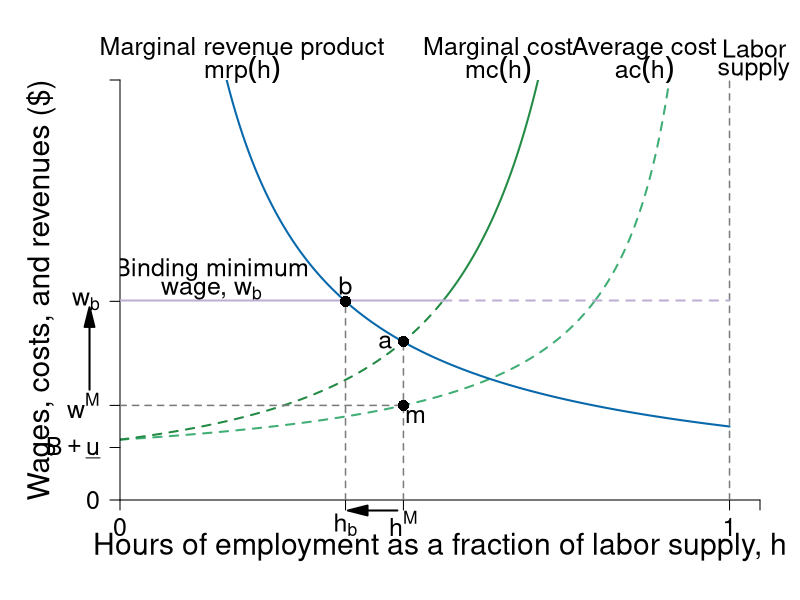

This figure's R source:
require(shape)
require(plotrix)
pdf(file = "employment/monopsony_minwage_binding.pdf", width = 9, height = 7)

#Set parameters for graphics
axislabelsize <- 1.8
labelsize <- 1.5
namesize <- 1.8
annotatesize <- 1.5
graphlinewidth <- 2
segmentlinewidth <- 1.5

COL <- c("#7fc97f", "#beaed4", "#fdc086", "#ffff99", "#386cb0", "#f0027f", "#bf5b17", "#666666")
COLA <- c("#e0f3db", "#99d8c9","#66c2a4","#41ae76", "#238b45", "#005824")
COLB <- c("#c6dbef", "#4eb3d3", "#2b8cbe", "#0868ac","#084081")
COLC <- c("#fcfbfd", "#efedf5", "#dadaeb", "#bcbddc", "#9e9ac8", "#807dba", "#6a51a3", "#54278f", "#3f007d")
grays <- gray.colors(25, start = 1, end = 0)


WageFn <- function(h, ubar = 3, B = 2, t = 0.8) {
  B + ubar + (ubar - ubar*t +  ubar*t*h )/(t*(1 - h))
}

Mch <- function(h, ubar = 3, B = 2, t = 0.8) {
  B + ubar + (ubar - ubar*t +  ubar*t*h )/(t*(1 - h))+ (ubar*h)/(t*(1-h)^2)
}


MRP <- function(h, constant = 7, slope = 1){
  constant/(slope*h)
}

# mrp2 <- function(h, constant = 4, power = 2){
#   constant/(h^power)
# }

costRevSol <- function(h, constant = 7, ubar = 3, B = 2, t = 0.8){
  B + ubar + (ubar - ubar*t +  ubar*t*h )/(t*(1 - h)) + (ubar*h)/(t*(1-h)^2) - constant/h
}

#uniroot(costRevSol(x, constant = 7, ubar = 3, B = 2, t = 0.8), lower = 0.01, upper = 1)

par(mar =  c(5, 6, 4, 2))

xlims <- c(0, 1.05)
ylims <- c(0, 40)

plot(0, 0, xlim = xlims, ylim = ylims, type = "n",
     xlab = "",
     ylab = "",
     xaxt = "n", 
     yaxt = "n",
     cex.lab = axislabelsize, 
     bty = "n", 
     xaxs="i", 
     yaxs="i")

npts <- 500 
npts2 <- 501

#Guesses at intersections
LPoints <- c(0.465, 0.56) 
BPoints <- c(0.37, 0.53, 0.78)

#Specify the sequences of points for graphing. 
xx1 <- seq(xlims[1], BPoints[2], length.out = npts)
xx2 <- seq(BPoints[2], 1, length.out = npts)
xx3 <- seq(xlims[1], BPoints[3], length.out = npts)
xx4 <- seq(BPoints[3], 1, length.out = npts)
xx5 <- seq(xlims[1], 1, length.out = npts)


#Draw the lines for the graphs
lines(xx3, WageFn(xx3), col = COLA[4], lwd = graphlinewidth, lty = 2)
lines(xx4, WageFn(xx4), col = COLA[4], lwd = graphlinewidth, lty = 2)
lines(xx1, Mch(xx1), col = COLA[5], lwd = graphlinewidth, lty = 2)
lines(xx2, Mch(xx2), col = COLA[5], lwd = graphlinewidth, lty = 1)
lines(xx5, MRP(xx5), col = COLB[4], lwd = graphlinewidth)
#lines(xx1, mrp2(xx1), col = COLB[4], lwd = graphlinewidth)

#lines(xx2, solowCondition(xx2, delta = 5), col = COL[3], lwd = 4)
#lines(xx2, solowInfeas(xx2, delta = 5), col = COL[1], lwd = 4, lty = 2)




#Customize ticks and labels for the plot
ticksy <- c(0, 5, MRP(BPoints[1]), WageFn(LPoints[1]), 40)
ylabels <- c(0, expression(paste(B+underline(u))), expression(paste(w[b])), expression(paste(w^M)), NA)
ticksx <- c(0, BPoints[1], LPoints[1], 1, xlims[2])
xlabels <- c(0, expression(paste(h[b])), expression(paste(h^M)),  1.0, NA)
axis(1, at = ticksx, pos = 0, labels = xlabels, cex.axis = labelsize)
axis(2, at = ticksy, pos = 0, labels = ylabels, las = 1,cex.axis = labelsize)

#Axis labels 
text(0.5*xlims[2], -4.5,  expression(paste("Hours of employment as a fraction of labor supply, ", h)), xpd = TRUE, cex = axislabelsize) 
text(-0.13, 0.5*ylims[2], expression(paste("Wages, costs, and revenues ($)")), xpd = TRUE, cex = axislabelsize, srt = 90) 


#Annotation of the  graphs
text(0.86, 43, expression(paste("Average cost")), cex = labelsize, xpd = TRUE)
text(0.86, 41, expression(paste(ac(h))), cex = labelsize, xpd = TRUE)

text(0.62, 43, expression(paste("Marginal cost")), cex = labelsize, xpd = TRUE)
text(0.62, 41, expression(paste(mc(h))), cex = labelsize, xpd = TRUE)

text(0.2, 43, expression(paste("Marginal revenue product")), cex = labelsize, xpd = TRUE)
text(0.2, 41, expression(paste(mrp(h))), cex = labelsize, xpd = TRUE)



#Labor supply
segments(1, 0, 1, 42, lty = 2, lwd = segmentlinewidth, col = grays[20])
text(1.04, 43, expression(paste("Labor")), cex = labelsize, xpd = TRUE)
text(1.04, 41, expression(paste("supply")), cex = labelsize, xpd = TRUE)

#Line for the absolute maximum quality
#segments(1, 0, 1, 42, lty = 2, lwd = 3, col = "darkgray")
#segments(0.75, 0, 0.75, 20, lty = 2, lwd = 2, col = "darkgray")

#Arrow to Slope of BRF
#Arrows(0.5, 13, 0.58, 13, col = "black", lty = 1, lwd = 2, arr.type = "triangle")
#text(0.35, 13, expression(paste("Slope = " - u[q], " = ", frac(delta, (1 - q)^2))))


#Arrows(0.8, 15, 0.8, 19, col = "black", lty = 1, lwd = 2, arr.type = "triangle")
#Arrows(0.8, 15, 0.8, 6, col = "black", lty = 1, lwd = 2, arr.type = "triangle")
#text(0.92, 12.5, expression(paste("Employment Rent")))

#Text to indicate delta = 5
#text(0.2, 38, expression(paste("Wage Function")))
#text(0.2, 36, expression(paste("set to ", delta, " = 5")))


#Zero profit condition 
#segments(0, 20, 0.75, 20, lty = 1, lwd = 2, col = "darkgray")
#segments(0.75, 20, 1.2, 20, lty = 2, lwd = 2, col = "darkgray")

#Unemployment benefits & a
#segments(0, 5, 1.2, 5, lty = 2, lwd = 2, col = grays[20])
#segments(0, 2.5, 1.2, 2.5, lty = 2, lwd = 2, col = grays[20])

#Zero profit condition
#text(1.02, 21, expression(paste("Zero profit condition, ", w == w[0])))
#text(0.95, 6, expression(paste(B + underline(u)[t], " (opportunity cost of work)")),cex = labelsize,xpd =TRUE)
#text(0.95, 3.5, expression(paste(B, " (unemployment benefits)")),cex = labelsize, xpd =TRUE)
#text(1.08, 36, expression(paste("level of")))
#text(1.08, 34, expression(paste("employment, ", bar(H))))

#Guesses at intersections
LPoints <- c(0.465, 0.56) 

#Fixed wage comparison
#segments(0, 12.5, 1, 12.5, lty = 2, lwd = graphlinewidth, col = COLB[3])


#BPoints <- c(0.37, 0.53)


# points(BPoints[2], Mch(BPoints[2]), pch = 16, col = "black", cex = 1.5)
# text(BPoints[2] + 0.02, Mch(BPoints[2]) - 1, expression(paste(m)), cex = labelsize)



#segments(0, Mch(LPoints[1]), LPoints[1], Mch(LPoints[1]), lty = 2, lwd = segmentlinewidth, col = grays[20])
segments(LPoints[1], 0 , LPoints[1], Mch(LPoints[1]), lty = 2, lwd = segmentlinewidth, col = grays[20])
segments(0, WageFn(LPoints[1]), LPoints[1], WageFn(LPoints[1]), lty = 2, lwd = segmentlinewidth, col = grays[20])

segments(BPoints[1], 0, BPoints[1], MRP(BPoints[1]), lty = 2, lwd = segmentlinewidth, col = grays[20])

#Binding minimum wage
segments(0, 19, BPoints[2], 19, lty = 1, lwd = graphlinewidth, col = COL[2])
segments(BPoints[2], 19, 1, 19, lty = 2, lwd = graphlinewidth, col = COL[2])
points(BPoints[1], MRP(BPoints[1]), pch = 16, col = "black", cex = 1.5)
text(BPoints[1], MRP(BPoints[1]) + 1.5, expression(paste(b)), cex = labelsize)


points(LPoints[1], Mch(LPoints[1]), pch = 16, col = "black", cex = 1.5)
text(LPoints[1] - 0.03, MRP(LPoints[1]), expression(paste(a)), cex = labelsize)


points(LPoints[1], WageFn(LPoints[1]), pch = 16, col = "black", cex = 1.5)
text(LPoints[1] + 0.02, WageFn(LPoints[1]) - 1, expression(paste(m)), cex = labelsize)

# points(LPoints[2], MRP(LPoints[2]), pch = 16, col = "black", cex = 1.5)
# text(LPoints[2] + 0.01, MRP(LPoints[2]) + 1, expression(paste(c)), cex = labelsize)


#Arrow to Slope of mrp = mcl

# text(LPoints[1], Mch(LPoints[1]) + 15, expression(paste("Profit maximum at")), cex = labelsize)
# text(LPoints[1], Mch(LPoints[1]) + 12, expression(paste(mrp(h) == mc(h) )), cex = labelsize)

#Arrows for effects of min wage
Arrows(LPoints[1] - 0.01, -1, BPoints[1] + 0.02, -1, col = "black", lty = 1, lwd = 2, arr.type = "triangle", xpd = TRUE)
Arrows(-0.05, WageFn(LPoints[1]) + 1.5, - 0.05, MRP(BPoints[1]) - 1.5, col = "black", lty = 1, lwd = 2, arr.type = "triangle", xpd = TRUE)


text(0.15, MRP(BPoints[1]) + 3, expression(paste("Binding minimum")), cex = labelsize)
text(0.15, MRP(BPoints[1]) + 1, expression(paste("wage, ", w[b])), cex = labelsize)


dev.off()
